Frame 1 (no input): blank canvas, image omitted
Frame 60 (the mouse pressed at the canvas centre just before this capture): blank canvas, image omitted
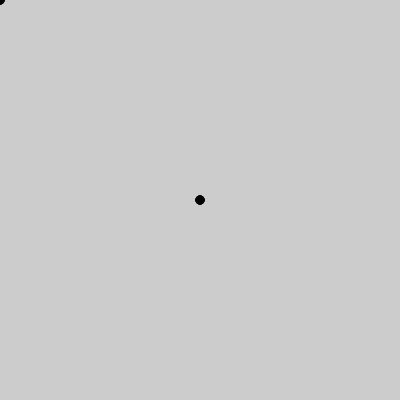
Frame 120 (the mouse held since frame 60 and released just before this capture)

The Processing sketch whose frames 1 and 60 were blank and that drew this single picture after the mouse press (run headless with seeded random() and noise(); from frame 60 on, the mouse is pressed at the canvas centre):

// Processing sketch: processing_18993
// ── processing_18993.pde

void setup() { 
  size(400, 400); 
  fill(0,0,0, 32); 
  smooth(); 
  noStroke();
}


void draw() { 
  ellipse(mouseX, mouseY, 9, 9);
}                               
